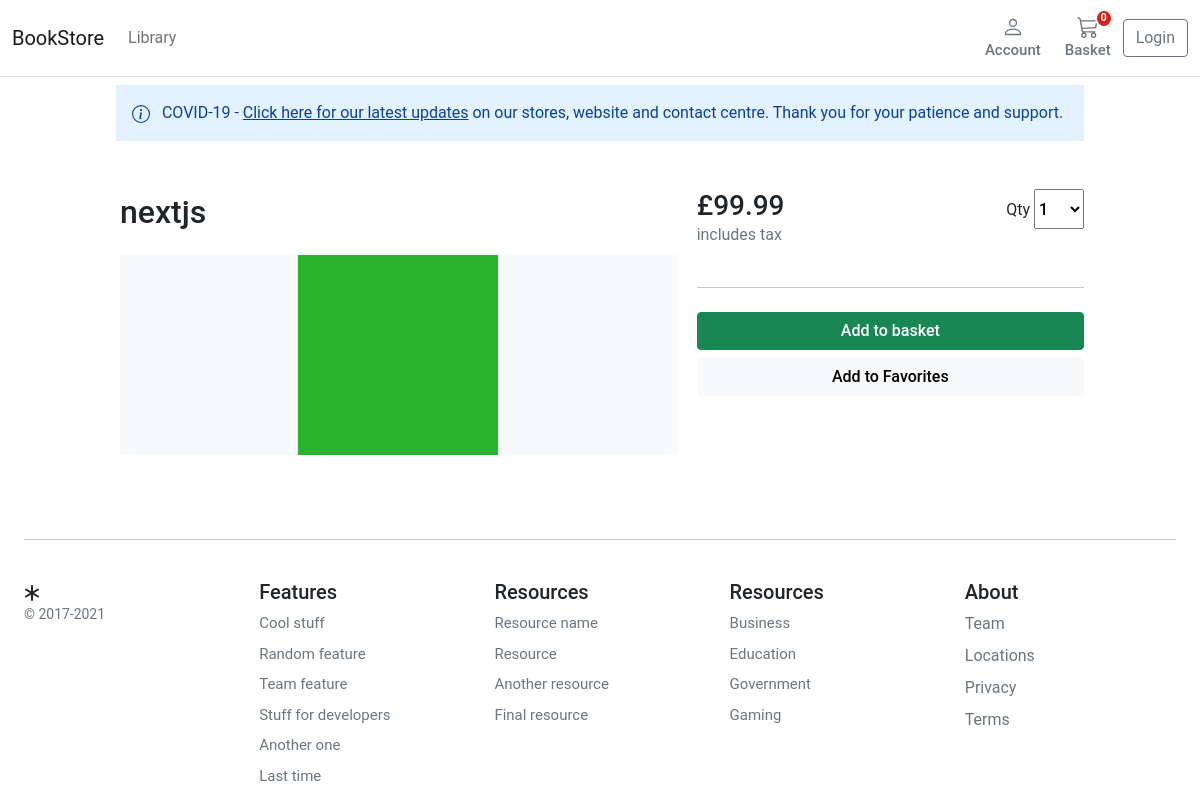
/nextjs, run on an earlier commit of the app's database.
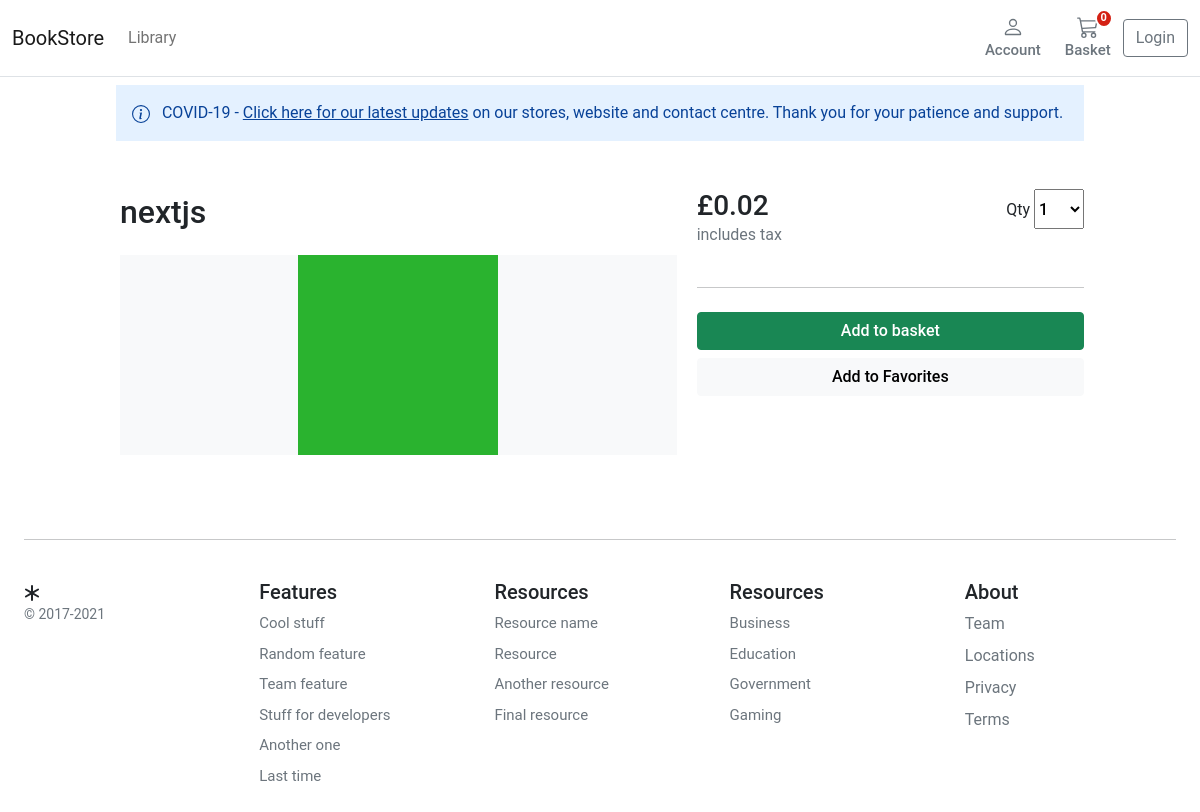
And on a later commit of the database.
### store/models.py (models this page shows, shortened)
class Product(models.Model):
    category = models.ForeignKey(Category, related_name='product', on_delete=models.CASCADE)
    created_by = models.ForeignKey(settings.AUTH_USER_MODEL, on_delete=models.CASCADE, related_name='product_creator')
    title = models.CharField(max_length=255)
    author = models.CharField(max_length=255, default='admin')
    description = models.TextField(blank=True)
    image = models.ImageField(upload_to='images/', default='images/default.png')
    slug = models.SlugField(max_length=255)
    price = models.DecimalField(max_digits=4, decimal_places=2)
    in_stock = models.BooleanField(default=True)
    is_active = models.BooleanField(default=True)
    created = models.DateTimeField(auto_now_add=True)
    updated = models.DateTimeField(auto_now=True)
    objects = models.Manager()
    products = ProductManager()
    class Meta:
        verbose_name_plural = 'Products'
        ordering = ('-created',)

### store/views.py (the view)
# urls.py: path('<slug:slug>', views.product_detail, name='product_detail'),
def product_detail(request, slug):
    product = get_object_or_404(Product, slug=slug, in_stock=True)
    if product is None:
        return redirect('/')
    return render(request, 'store/products/single.html', {'product': product})

### basket/basket.py (called while the page is built)
    def __len__(self):
        return sum(item['qty'] for item in self.basket.values())

### basket/context_processors.py (called while the page is built)
def basket(request):
    return {'basket': Basket(request)}

### store/context_processors.py (called while the page is built)
def categories(request):
    return {
        'categories': Category.objects.all()
    }

### store/models.py (called while the page is built)
    def get_absolute_url(self):
        return reverse('store:category_list', args=[self.slug])

### templates/store/products/single.html (shortened to what this page needs)
{% extends "store/base.html" %}
{% load static %}
{% block content %}
<main class="pt-2">
  <div class="container" style="max-width: 1000px">
    <div class="row g-3">
          <div class="alert alert-primary fw600 rounded-0 border-0 py-3" role="alert">
      COVID-19 - <u>Click here for our latest updates</u> on our stores, website and contact centre. Thank you for
      your patience and support.
    </div>
        <div class="col-md-5 ps-3 col-lg-5 order-md-last p-0 order-1">
            <div class="d-grid gap-2">
            <div class="d-flex d-flex-inline justify-content-between">
            <div><span class="h3">£{{ product.price }}</span><p class="text-muted">includes tax</p></div>
                   <div class="">
                                <label for="select">Qty</label>
                                <select id="select" class="h6" style="width:50px;height:40px;">
                                    <option value="1">1</option>
                                </select>
                    </div>
            </div>
            <hr>
            <button type="button" id="add-button" value="{{product.id}}" class="btn btn-success fw500">Add to basket</button>
            <button type="button" id="add-button" value="{{product.id}}" class="btn btn-light fw500">Add to Favorites</button>
            </div>
        </div>
        <div class="col-md-7 col-lg-7 p-0">
            <div class="card mb-3 border-0">
            <div class="row g-0">
                <div class="col-md-12">
                    <div class="card-body p-1">
                        <h1 class="mb-0 h2 pe-4 pb-4">{{ product.title }}</h1>
                        <div class="bg-light"><img class="img-fluid mx-auto d-block" width="200px" alt="Responsive image" src="{{ product.image.url }}"> </div>
                    </div>
                </div>
            </div>
            </div>
        </div>
    </div>
  </div>
</main>
{% endblock %}

What changed in the data, as far as the page shows it:
removed Product: price "99.99", title "nextjs", image (picture)
added Product: price "0.02", title "nextjs", image (picture)
